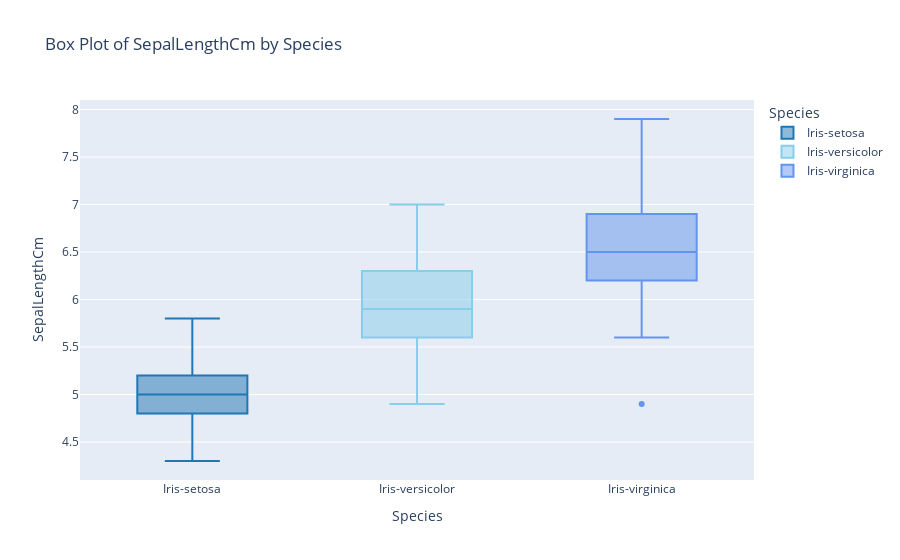

Here is the notebook cell this chart was saved with:
### Code cell
fig_boxplot = px.box(df, x="Species", y="SepalLengthCm", title="Box Plot of SepalLengthCm by Species",
                     color='Species',  # Set box color based on Species
                     color_discrete_sequence=custom_colors  # Custom color sequence
                    )

# Update layout
fig_boxplot.update_layout(xaxis_title="Species", yaxis_title="SepalLengthCm",)

# Show the box plot
fig_boxplot.show()

### Figure 1 — Plotly figure (JSON) as saved in the notebook; plotly's stock layout.template omitted (floating-point values rounded to 4 significant figures)
{"data": [{"alignmentgroup": "True", "hovertemplate": "Species=%{x}<br>SepalLengthCm=%{y}<extra></extra>", "legendgroup": "Iris-setosa", "marker": {"color": "#1f77b4"}, "name": "Iris-setosa", "notched": false, "offsetgroup": "Iris-setosa", "orientation": "v", "showlegend": true, "type": "box", "x": ["Iris-setosa", "Iris-setosa", "Iris-setosa", "Iris-setosa", "Iris-setosa", "Iris-setosa", "Iris-setosa", "Iris-setosa", "Iris-setosa", "Iris-setosa", "Iris-setosa", "Iris-setosa", "Iris-setosa", "Iris-setosa", "Iris-setosa", "Iris-setosa", "Iris-setosa", "Iris-setosa", "Iris-setosa", "Iris-setosa", "Iris-setosa", "Iris-setosa", "Iris-setosa", "Iris-setosa", "Iris-setosa", "Iris-setosa", "Iris-setosa", "Iris-setosa", "Iris-setosa", "Iris-setosa", "Iris-setosa", "Iris-setosa", "Iris-setosa", "Iris-setosa", "Iris-setosa", "Iris-setosa", "Iris-setosa", "Iris-setosa", "Iris-setosa", "Iris-setosa", "Iris-setosa", "Iris-setosa", "Iris-setosa", "Iris-setosa", "Iris-setosa", "Iris-setosa", "Iris-setosa", "Iris-setosa", "Iris-setosa", "Iris-setosa"], "x0": " ", "xaxis": "x", "y": [5.1, 4.9, 4.7, 4.6, 5.0, 5.4, 4.6, 5.0, 4.4, 4.9, 5.4, 4.8, 4.8, 4.3, 5.8, 5.7, 5.4, 5.1, 5.7, 5.1, 5.4, 5.1, 4.6, 5.1, 4.8, 5.0, 5.0, 5.2, 5.2, 4.7, 4.8, 5.4, 5.2, 5.5, 4.9, 5.0, 5.5, 4.9, 4.4, 5.1, 5.0, 4.5, 4.4, 5.0, 5.1, 4.8, 5.1, 4.6, 5.3, 5.0], "y0": " ", "yaxis": "y"}, {"alignmentgroup": "True", "hovertemplate": "Species=%{x}<br>SepalLengthCm=%{y}<extra></extra>", "legendgroup": "Iris-versicolor", "marker": {"color": "skyblue"}, "name": "Iris-versicolor", "notched": false, "offsetgroup": "Iris-versicolor", "orientation": "v", "showlegend": true, "type": "box", "x": ["Iris-versicolor", "Iris-versicolor", "Iris-versicolor", "Iris-versicolor", "Iris-versicolor", "Iris-versicolor", "Iris-versicolor", "Iris-versicolor", "Iris-versicolor", "Iris-versicolor", "Iris-versicolor", "Iris-versicolor", "Iris-versicolor", "Iris-versicolor", "Iris-versicolor", "Iris-versicolor", "Iris-versicolor", "Iris-versicolor", "Iris-versicolor", "Iris-versicolor", "Iris-versicolor", "Iris-versicolor", "Iris-versicolor", "Iris-versicolor", "Iris-versicolor", "Iris-versicolor", "Iris-versicolor", "Iris-versicolor", "Iris-versicolor", "Iris-versicolor", "Iris-versicolor", "Iris-versicolor", "Iris-versicolor", "Iris-versicolor", "Iris-versicolor", "Iris-versicolor", "Iris-versicolor", "Iris-versicolor", "Iris-versicolor", "Iris-versicolor", "Iris-versicolor", "Iris-versicolor", "Iris-versicolor", "Iris-versicolor", "Iris-versicolor", "Iris-versicolor", "Iris-versicolor", "Iris-versicolor", "Iris-versicolor", "Iris-versicolor"], "x0": " ", "xaxis": "x", "y": [7.0, 6.4, 6.9, 5.5, 6.5, 5.7, 6.3, 4.9, 6.6, 5.2, 5.0, 5.9, 6.0, 6.1, 5.6, 6.7, 5.6, 5.8, 6.2, 5.6, 5.9, 6.1, 6.3, 6.1, 6.4, 6.6, 6.8, 6.7, 6.0, 5.7, 5.5, 5.5, 5.8, 6.0, 5.4, 6.0, 6.7, 6.3, 5.6, 5.5, 5.5, 6.1, 5.8, 5.0, 5.6, 5.7, 5.7, 6.2, 5.1, 5.7], "y0": " ", "yaxis": "y"}, {"alignmentgroup": "True", "hovertemplate": "Species=%{x}<br>SepalLengthCm=%{y}<extra></extra>", "legendgroup": "Iris-virginica", "marker": {"color": "cornflowerblue"}, "name": "Iris-virginica", "notched": false, "offsetgroup": "Iris-virginica", "orientation": "v", "showlegend": true, "type": "box", "x": ["Iris-virginica", "Iris-virginica", "Iris-virginica", "Iris-virginica", "Iris-virginica", "Iris-virginica", "Iris-virginica", "Iris-virginica", "Iris-virginica", "Iris-virginica", "Iris-virginica", "Iris-virginica", "Iris-virginica", "Iris-virginica", "Iris-virginica", "Iris-virginica", "Iris-virginica", "Iris-virginica", "Iris-virginica", "Iris-virginica", "Iris-virginica", "Iris-virginica", "Iris-virginica", "Iris-virginica", "Iris-virginica", "Iris-virginica", "Iris-virginica", "Iris-virginica", "Iris-virginica", "Iris-virginica", "Iris-virginica", "Iris-virginica", "Iris-virginica", "Iris-virginica", "Iris-virginica", "Iris-virginica", "Iris-virginica", "Iris-virginica", "Iris-virginica", "Iris-virginica", "Iris-virginica", "Iris-virginica", "Iris-virginica", "Iris-virginica", "Iris-virginica", "Iris-virginica", "Iris-virginica", "Iris-virginica", "Iris-virginica", "Iris-virginica"], "x0": " ", "xaxis": "x", "y": [6.3, 5.8, 7.1, 6.3, 6.5, 7.6, 4.9, 7.3, 6.7, 7.2, 6.5, 6.4, 6.8, 5.7, 5.8, 6.4, 6.5, 7.7, 7.7, 6.0, 6.9, 5.6, 7.7, 6.3, 6.7, 7.2, 6.2, 6.1, 6.4, 7.2, 7.4, 7.9, 6.4, 6.3, 6.1, 7.7, 6.3, 6.4, 6.0, 6.9, 6.7, 6.9, 5.8, 6.8, 6.7, 6.7, 6.3, 6.5, 6.2, 5.9], "y0": " ", "yaxis": "y"}], "layout": {"boxmode": "overlay", "legend": {"title": {"text": "Species"}, "tracegroupgap": 0}, "title": {"text": "Box Plot of SepalLengthCm by Species"}, "xaxis": {"anchor": "y", "categoryarray": ["Iris-setosa", "Iris-versicolor", "Iris-virginica"], "categoryorder": "array", "domain": [0, 1], "title": {"text": "Species"}}, "yaxis": {"anchor": "x", "domain": [0, 1], "title": {"text": "SepalLengthCm"}}}}
